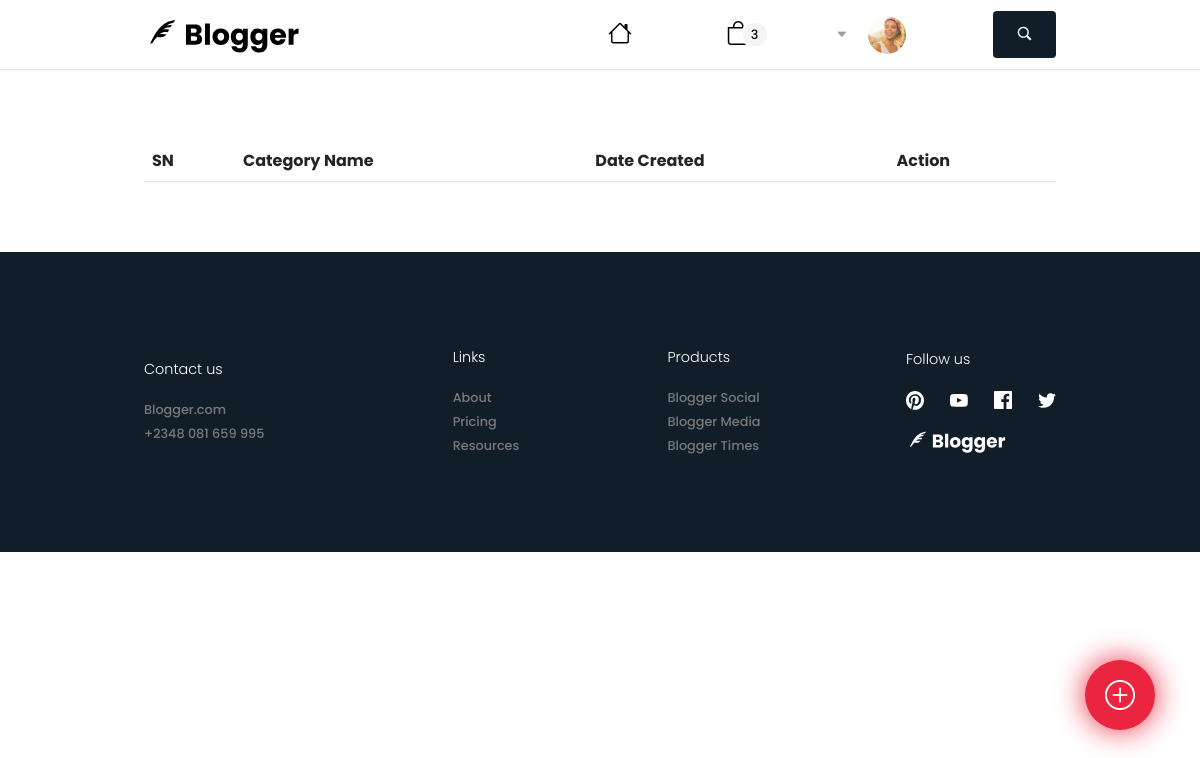
The app's page /categories.php, older data.
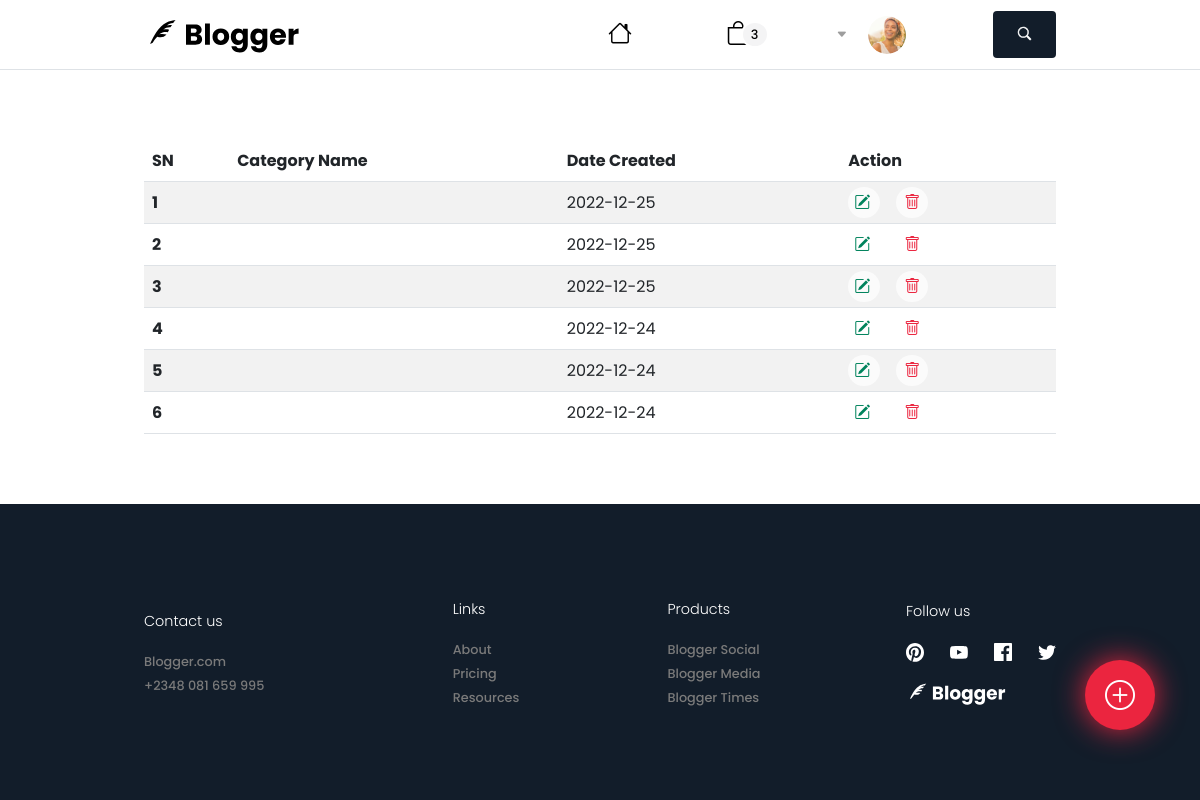
The same page, newer data.
### tables this page shows
CREATE TABLE `categories` (
  `id` int NOT NULL,
  `addCategory` varchar(255) NOT NULL,
  `dateCreated` date NOT NULL
);

### classes/dbConnect.php (called while the page is built)
<?php
    class DbConnect
    {
        protected function connect()
        {
            try
            {
                $username = 'root';
                $password = '';
                $dbConn = new PDO('mysql:host=localhost;dbname=blogger', $username, $password);
                return $dbConn;
            }
            catch (PDOException $e)
            {
                print "Connection failed: " . $e->getMessage() . "<br>";
                die();
            }
        }
    }
?>

### classes/category.queryDb.php (called while the page is built, shortened)
<?php
    class CategoryQueryDb extends DbConnect
    {
        public function fetchAllCategoryNames()
        {
            try
            {
                $stmt = $this->connect()->prepare("SELECT * FROM categories ORDER BY id DESC");
                $stmt->execute();
                return $stmt->fetchAll();
            }
            catch (Exception $e)
            {
                return $e->getMessage();
            }
        }
    }
?>

### categories.php (the view, shortened to what this page needs)
<?php
require './classes/dbConnect.php';
?>
<body>
    <div class="mainContainer">
        <?php include './headers/categoriesHeader.php' ?>
        <section class="categoriesWrapper">
            <table class="table table-striped table-hover">
                <thead>
                    <tr>
                        <th scope="col">SN</th>
                        <th scope="col">Category Name</th>
                        <th scope="col">Date Created</th>
                        <th scope="col">Action</th>
                    </tr>
                </thead>
                <tbody>
                    <?php
                        $result = new CategoryQueryDb();
                        $categories = $result->fetchAllCategoryNames();
                        foreach ($categories as $key => $category):?>
                        <tr>
                            <th scope="row"><?= $key + 1 ?></th>
                            <td><?= $category['categoryName'] ?></td>
                            <td><?= $category['dateCreated'] ?></td>
                            <td>
                                <a href="categories.php?id=<?= $category['id']; ?>" class="me-3">
                                    <i class="bi bi-pencil-square"></i>
                                </a>
                                <a href="categories.php?deleteId=<?= $category['id'] ?>">
                                    <i class="bi bi-trash"></i>
                                </a>
                            </td>
                        </tr>
                    <?php endforeach ?>
                </tbody>
            </table>
        </section>
        <footer class="d-flex justify-content-between align-items-center ">
            <div class="contactUs">
                <ul class="d-flex flex-column">
                    <p>Contact us</p>
                    <li><a href="#">Blogger.com</a></li>
                    <li><a href="tel:+2348081659995">+2348 081 659 995</a></li>
                </ul>
            </div>
            <div class="links justify-content-center">
                <ul class="d-flex flex-column">
                    <p>Links</p>
                    <li><a href="#">About</a></li>
                    <li><a href="#">Pricing</a></li>
                    <li><a href="#">Resources</a></li>
                </ul>
            </div>
            <div class="products justify-content-center">
                <ul class="d-flex flex-column">
                    <p>Products</p>
                    <li><a href="#">Blogger Social</a></li>
                    <li><a href="#">Blogger Media</a></li>
                    <li><a href="#">Blogger Times</a></li>
                </ul>
            </div>
            <div class="followUs justify-content-end">
                <ul class="d-flex flex-column align-items-start">
                    <p>Follow us</p>
                    <li>
                        <ul>
                            <li><a href="#"><img src="assets/svg/pinterestIcon.svg" alt="follow us on Facebook"></a></li>
                            <li><a href="#"><img src="assets/svg/youtubeIcon.svg" alt="follow us on Youtube"></a></li>
                            <li><a href="#"><img src="assets/svg/facebookIcon.svg" alt="follow us on Facebook"></a></li>
                            <li><a href="#"><img src="assets/svg/twitterIcon.svg" alt="follow us on Twitter"></a></li>
                        </ul>
                    </li>
                    <li class="logoList mt-3"><a href="#"><img src="assets/svg/bloggerLogoWhite.svg" alt="Blogger.com"></a></li>
                </ul>
            </div>
        </footer>
        <button type="button" class="postBtn border-0" data-bs-toggle="modal" data-bs-target="#createModal">
            <i class="bi bi-plus-circle"></i>
        </button>
    </div>
</body>
</html>

### headers/categoriesHeader.php (shortened to what this page needs)
<!DOCTYPE html>
<html lang="en">
<head>
    <link href="https://cdn.jsdelivr.net/npm/bootstrap@5.2.2/dist/css/bootstrap.min.css" rel="stylesheet">
    <link rel="stylesheet" href="./styles/css/categories.css">
</head>
<header class="d-flex justify-content-between align-items-center sticky-top border-bottom">
    <div class="logoContainer"><a href="index.php"><img src="assets/svg/bloggerLogoBlack.svg" alt="blogger logo"></a></div>
    <nav class="headerMenuContainer">
        <ul class="d-flex justify-content-between align-items-center wrap">
        <li class="home"><a href="./index.php"><i class="bi bi-house"></i></a></li>
            <li class="cart"><a href="./cart.php"><i class="bi bi-bag"></i><span>3</span></a></li>
            <li class="profile d-flex justify-content-between align-items-center">
                <div class="profileLinkWrapper" class="d-flex justify-content-between align-items-center">
                    <i class="bi bi-caret-down-fill caretIcon" onclick="revealProfileDropdown()"></i>
                    <a href="./posts.php">
                        <img src="assets/images/moji.png" alt="user account">
                    </a>
                </div>
            </li>
            <li class="search d-flex justify-content-center">
                <button type="submit" class="border-0">
                    <i class="bi bi-search searchIcon" onclick="toggleSearchDropdown()"></i>
                </button>
            </li>
        </ul>
    </nav>
</header>

### styles/css/categories.css (style rules this page uses)
body { font-family: "Poppins", sans-serif; }
*, img, a, ul, li, p, h2, h3, h4, h5, h6, input, textarea { margin: 0; padding: 0; list-style: none; text-decoration: none; box-sizing: border-box; resize: none !important; }
body .mainContainer { max-width: 100%; background-color: #ffffff; }
body .mainContainer header { padding: 0 12%; height: 70px; background-color: #ffffff; }
body .mainContainer header .logoContainer img { width: 60%; }
body .mainContainer header nav { width: 50%; }
body .mainContainer header nav ul li a { color: black; font-size: 0.9rem; font-weight: 500; }
body .mainContainer header nav ul .home a i { font-size: 1.5rem; }
body .mainContainer header nav ul .cart a { padding-top: 23px; padding-bottom: 21px; }
body .mainContainer header nav ul .cart a span { position: absolute; margin-left: -10px; font-size: 0.8rem; font-weight: 500; border-radius: 50%; padding: 2px 8px; border: 2px solid #ffffff; background-color: #f4f4f5; }
body .mainContainer header nav ul .cart a i { font-size: 1.5rem; }
body .mainContainer header nav ul .profile .profileLinkWrapper { padding: 4px; padding-right: 0; }
body .mainContainer header nav ul .profile .profileLinkWrapper i { color: #9d9d9d; margin-left: -12px; border: 1px solid #ffffff; font-size: 0.7rem; font-weight: 500; padding: 4px 6.5px; border-radius: 50%; background-color: #ffffff; }
body .mainContainer header nav ul .profile .profileLinkWrapper a img { width: 40px; height: 40px; object-fit: cover; border-radius: 50px; border: 1px solid #ffffff; }
body .mainContainer header nav ul .search i { color: #ffffff; font-size: 13px; text-align: center; padding: 14px 25px; background-color: #121d2a; -webkit-text-stroke: 0.5px; border-radius: 4px; }
body .mainContainer header nav ul a { width: 100px; text-align: center; padding: 23px 8px; font-size: 0.9rem; color: #121d2a; letter-spacing: 0.5px; font-weight: 600; }
body .mainContainer .categoriesWrapper { width: 100%; padding: 0 12%; margin: 70px 0; }
body .mainContainer .categoriesWrapper table tbody { width: 100%; }
body .mainContainer .categoriesWrapper table tbody tr td a { border-radius: 50px; background-color: rgba(255, 255, 255, 0.678); }
body .mainContainer .categoriesWrapper table tbody tr td a:first-child { padding: 4px 5.8px; color: #00835c; }
body .mainContainer .categoriesWrapper table tbody tr td a:nth-child(2) { padding: 4px 8px; color: #eb253f; }
body footer { height: 300px; background-color: #121d2a; padding: 0 12%; }
body footer div { width: 25%; display: flex; }
body footer div ul p { color: #ffffff; margin-bottom: 16px; font-size: 0.9rem; font-weight: 300; }
body footer div ul li a { font-size: 0.8rem; font-weight: 500; color: #7a7a7a; }
body footer div:last-child ul li ul { width: 150px; display: flex; justify-content: space-between; }
body footer div:last-child ul li ul li a { width: 20px; }
body footer div:last-child ul li ul li a img { width: 18px; }
body footer div:last-child ul .logoList a img { width: 100px; }
body .postBtn { position: fixed; bottom: 70px; right: 45px; width: 70px; height: 70px; border-radius: 50px; font-size: 30px; color: #ffffff; box-shadow: 0px 0px 30px #eb253f; background-color: #eb253f; }

Row changes from the older to the newer data that the page shows:
added categories: dateCreated "2022-12-25"
added categories: dateCreated "2022-12-25"
added categories: dateCreated "2022-12-25"
added categories: dateCreated "2022-12-24"
added categories: dateCreated "2022-12-24"
added categories: dateCreated "2022-12-24"
